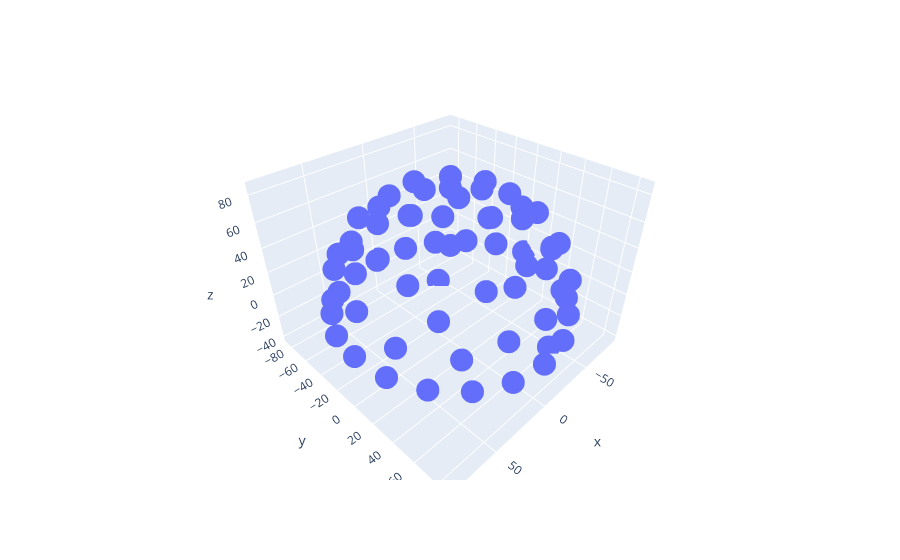

The notebook cell this image was saved under:
### Code cell
fig = px.scatter_3d(x=eegdata.X, y=eegdata.Y, z=eegdata.Z)
fig.show()
